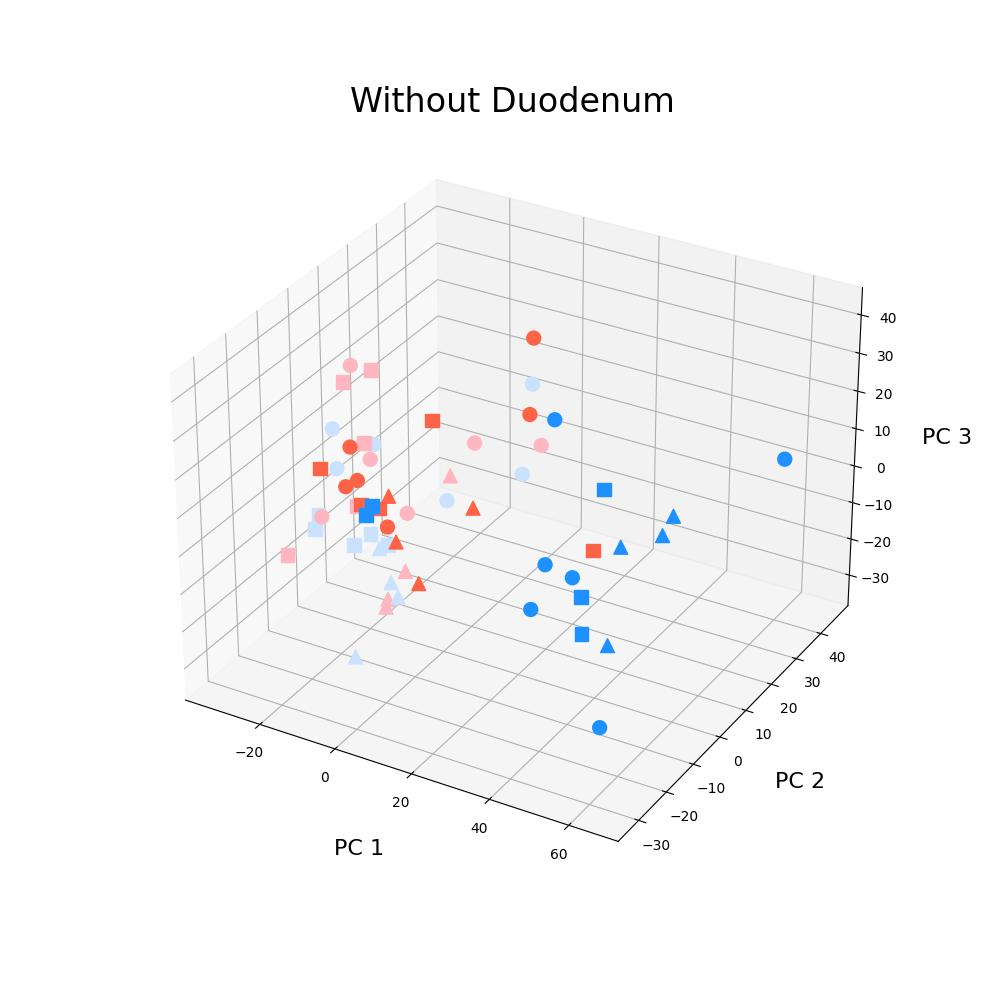

Python code for this plot:
# ---
# jupyter:
#   jupytext:
#     text_representation:
#       extension: .py
#       format_name: light
#       format_version: '1.5'
#       jupytext_version: 1.14.5
#   kernelspec:
#     display_name: Python 3 (ipykernel)
#     language: python
#     name: python3
# ---

# +
# %matplotlib inline

import numpy as np
import matplotlib.pyplot as plt
from matplotlib.patches import Patch
from matplotlib.lines import Line2D
import pandas as pd
from sklearn.decomposition import PCA
from umap import UMAP
from sklearn.manifold import TSNE
from sklearn.metrics.pairwise import euclidean_distances
from ripser import ripser
from persim import plot_diagrams
import networkx as nx

from peyers_utils import color_dict, shape_dict, get_sample_labels_tissue, tissue_list, microbiota_list

# +
normCounts_tissue = pd.read_csv("peyers_data/normCounts_tissue.csv", index_col=0)
X_tissue_norm = normCounts_tissue.to_numpy().T

logX_tissue_norm = np.log(X_tissue_norm + 1)

dist_mat_tissue_norm = euclidean_distances(logX_tissue_norm)


# +
def look_at_homology(dist_mat):
    rips_dict = ripser(dist_mat, maxdim=2,
                      distance_matrix=True)
    dgms = rips_dict["dgms"]
    
    fig = plt.figure(figsize=(10, 10))
    ax = fig.add_subplot()
    plot_diagrams(dgms, ax=ax)
    
    #plt.show()

def get_most_variable_genes(X, p):
    var_vec = np.var(X, axis=0)
    ind_list = list(range(len(var_vec)))
    ind_list.sort(key=lambda x: var_vec[x], reverse=True)
    top_inds = ind_list[:p]
    return top_inds


# +
p = 3000

top_inds_p = get_most_variable_genes(X_tissue_norm, p)

X_tissue_norm_p = X_tissue_norm[:, top_inds_p]
# -

# <h3>Trim away duodenum rows</h3>

# +
sample_tissue_list, sample_microbiota_list = get_sample_labels_tissue()

to_keep = [("Duodenum" not in tissue) for tissue in sample_tissue_list]
X_tissue_norm_p_trim = X_tissue_norm_p[to_keep, :]

X_tissue_norm_trim = X_tissue_norm[to_keep, :]

# +
logX_tissue_norm_p_trim = np.log10(X_tissue_norm_p_trim + 1)
dist_mat_p_trim = euclidean_distances(X_tissue_norm_p_trim,
                                        X_tissue_norm_p_trim)
dist_mat_log_p_trim = euclidean_distances(logX_tissue_norm_p_trim,
                                        logX_tissue_norm_p_trim)

# +
pca = PCA(n_components=3)
pca.fit(X_tissue_norm_trim)

umap = UMAP(n_components=3)
Y_tissue_norm_umap = umap.fit_transform(X_tissue_norm_trim)

tsne = TSNE(n_components=3)
Y_tissue_norm_tsne = tsne.fit_transform(X_tissue_norm_trim)

#Y_M_norm = pca.transform(X_M_norm)
Y_tissue_norm = pca.transform(X_tissue_norm_trim)

# +
fig = plt.figure(figsize=(10, 10))
ax = fig.add_subplot(projection="3d")

sample_tissue_list_trim = [sample_tissue_list[j] for j, val in enumerate(to_keep) if val]
sample_microbiota_list_trim = [sample_microbiota_list[j] for j, val in enumerate(to_keep) if val]

sample_group_dict = {}
for tissue in tissue_list:
    for micro in microbiota_list:
        key = (tissue, micro)
        #sample_group_dict[key] = np.zeros(78, dtype=bool)
        sample_group_dict[key] = np.zeros(60, dtype=bool)

for j, key in enumerate(zip(sample_tissue_list_trim, sample_microbiota_list_trim)):
    sample_group_dict[key][j] = True

fig = plt.figure(figsize=(10, 10))
ax = fig.add_subplot(projection="3d")

for tissue in tissue_list:
    for micro in microbiota_list:
        key = (tissue, micro)
        color = color_dict[tissue]
        shape = shape_dict[micro]
        to_keep = sample_group_dict[key]
        Y_kept = Y_tissue_norm[to_keep, :]
        ax.scatter(Y_kept[:, 0], Y_kept[:, 1], Y_kept[:, 2],
                      c=color, marker=shape, s=100, alpha=1.0)

ax.set_xlabel("PC 1", fontsize=16, labelpad=20)
ax.set_ylabel("PC 2", fontsize=16, labelpad=20)
ax.set_zlabel("PC 3", fontsize=16, labelpad=20)
ax.set_title("Without Duodenum", fontsize=24)

fig.savefig("pca3_reference.jpg")

#plt.show()

plt.close(fig)

fig = plt.figure(figsize=(10, 10))
ax = fig.add_subplot(projection="3d")

for tissue in tissue_list:
    for micro in microbiota_list:
        key = (tissue, micro)
        color = color_dict[tissue]
        shape = shape_dict[micro]
        to_keep = sample_group_dict[key]
        Y_kept = Y_tissue_norm_umap[to_keep, :]
        ax.scatter(Y_kept[:, 0], Y_kept[:, 1], Y_kept[:, 2],
                      c=color, marker=shape, s=100)

fig.savefig("umap3_reference.jpg")

#plt.show()

plt.close(fig)

fig = plt.figure(figsize=(10, 10))
ax = fig.add_subplot(projection="3d")

for tissue in tissue_list:
    for micro in microbiota_list:
        key = (tissue, micro)
        color = color_dict[tissue]
        shape = shape_dict[micro]
        to_keep = sample_group_dict[key]
        Y_kept = Y_tissue_norm_tsne[to_keep, :]
        ax.scatter(Y_kept[:, 0], Y_kept[:, 1], Y_kept[:, 2],
                      c=color, marker=shape, s=100)

fig.savefig("tsne3_reference.jpg")

#plt.show()

plt.close(fig)

# +
for ind in range(3):
    j, k = [i for i in range(3) if i != ind]

    fig = plt.figure(figsize=(10, 10))
    ax = fig.add_subplot()
    
    for tissue in tissue_list:
        for micro in microbiota_list:
            key = (tissue, micro)
            color = color_dict[tissue]
            shape = shape_dict[micro]
            to_keep = sample_group_dict[key]
            Y_kept = Y_tissue_norm[to_keep, :]
            ax.scatter(Y_kept[:, j], Y_kept[:, k],
                          c=color, marker=shape)

    ax.set_xlabel("PC " + str(j + 1))
    ax.set_ylabel("PC " + str(k + 1))

#plt.show()

# Make legend
fig = plt.figure(figsize=(2.5, 2.5))
ax = fig.add_subplot()
ax.set_axis_off()
#ax.get_xaxis().set_visible(False)
#ax.get_yaxis().set_visible(False)

legend_elements = []
for tissue in tissue_list:
    legend_elements.append(Patch(facecolor=color_dict[tissue],
                                 edgecolor=None, label=tissue))

ax.legend(handles=legend_elements, loc="center")

fig.savefig("tissue_legend.jpg")

plt.close(fig)

fig = plt.figure(figsize=(2.5, 2.5))
ax = fig.add_subplot()
ax.set_axis_off()
#ax.get_xaxis().set_visible(False)
#ax.get_yaxis().set_visible(False)

legend_elements = []
for micro in microbiota_list:
    legend_elements.append(Line2D([0], [0], color="k", marker=shape_dict[micro],
                                label=micro))
    #legend_elements.append(Patch(facecolor="k", edgecolor=None,
    #                             label=micro, marker=shape_dict[micro]))

ax.legend(handles=legend_elements, loc="center")

fig.savefig("shape_legend.jpg")

plt.close(fig)
